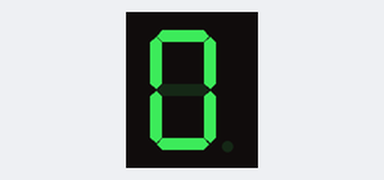
Recording of a sketch running on a simulated Arduino Uno, built with avr-gcc and run on an emulated ATmega328P. Parts: 1-digit seven-segment display. Wiring (inferred from the names in the program): 1-digit 7-segment display, segments lit when HIGH: segments pin 2, pin 3, pin 4, pin 5, pin 6, pin 8, pin 9. The segment pins are drawn as the display they are named for.

Above: at 0.05 s.
At 0.65 s:
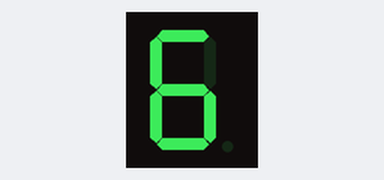
At 1.35 s:
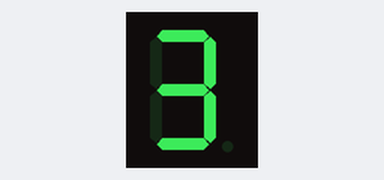

Measured:
- by itself, everything shown: repeats every 1.0 s, in 10 steps

The sketch:

sketch_nov02b.ino
```cpp
int a=2;
int b=3;
int c=4;
int d=5;
int e=6;
int f=8;
int g=9;

void setup() {
  // put your setup code here, to run once:
  pinMode(a,OUTPUT);
  pinMode(b,OUTPUT);
  pinMode(c,OUTPUT);
  pinMode(d,OUTPUT);
  pinMode(e,OUTPUT);
  pinMode(f,OUTPUT);
  pinMode(g,OUTPUT);
}

void turnOff(){
  digitalWrite(a,LOW);
  digitalWrite(b,LOW);
  digitalWrite(c,LOW);
  digitalWrite(d,LOW);
  digitalWrite(e,LOW);
  digitalWrite(f,LOW);
  digitalWrite(g,LOW);
}

void displayDigit(int digit){
  if(digit != 1 && digit != 4){
    digitalWrite(a,HIGH);
  }
    if(digit != 5 && digit != 6){
    digitalWrite(b,HIGH);
  }
    if(digit != 2){
    digitalWrite(c,HIGH);
  }
    if(digit != 1 && digit != 4 && digit != 7){
    digitalWrite(d,HIGH);
  }
    if(digit != 1 && digit != 3 && digit != 4 && digit != 5 && digit != 7 && digit != 9 ){
    digitalWrite(e,HIGH);
  }
    if(digit != 1 && digit != 2 && digit != 3 && digit != 7){
    digitalWrite(f,HIGH);
  }
    if(digit != 0 && digit != 1 && digit != 7){
    digitalWrite(g,HIGH);
  }
}


void loop() {
  // put your main code here, to run repeatedly:

  for(int i=0; i<10; i++){
    displayDigit(i);
    delay(100);
    turnOff();
  }

}
```
